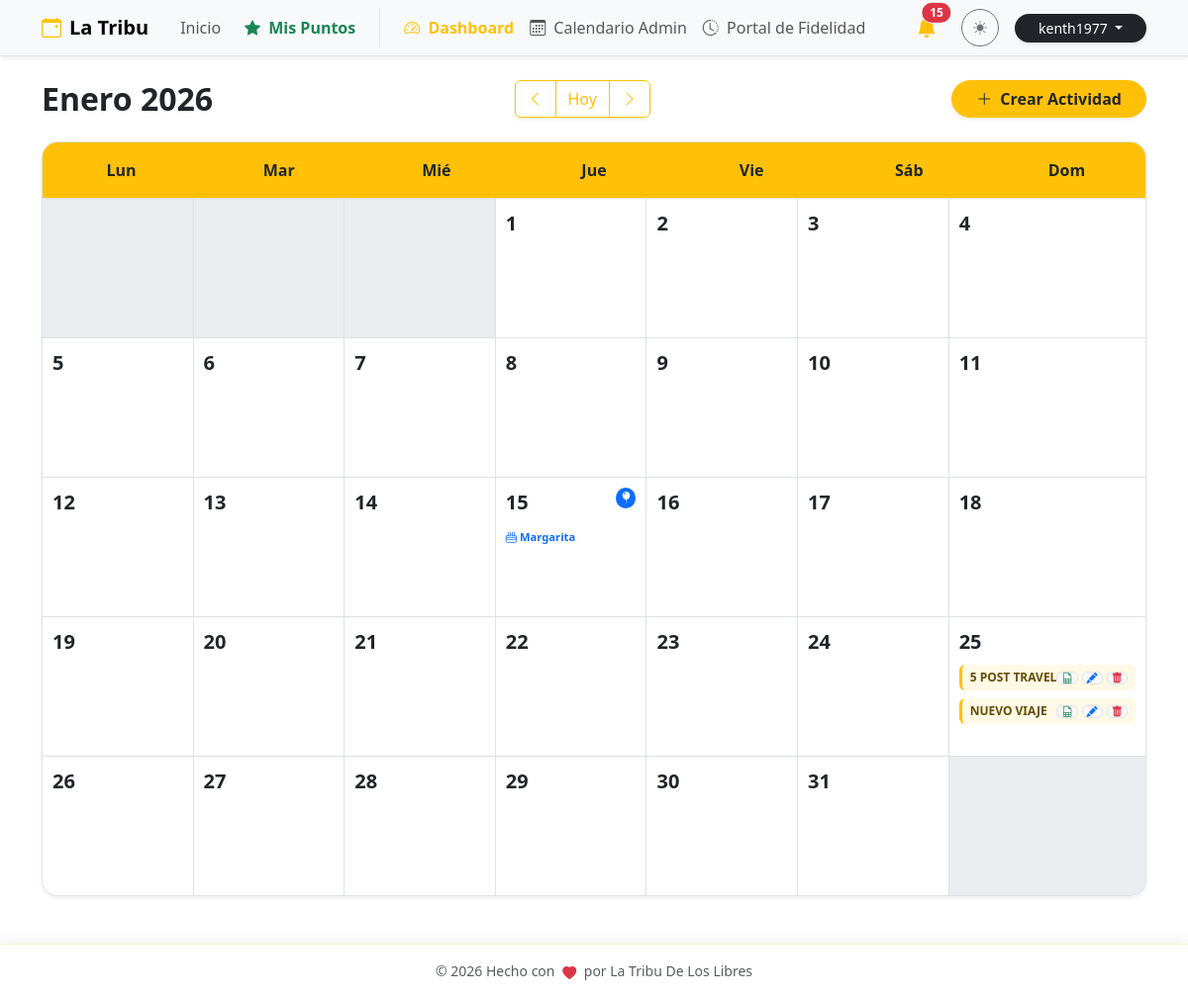
Page /admin/calendar (signed in) on the committed database.
### db.py (models this page shows, shortened)
class User(db.Model, UserMixin):
    __tablename__ = 'user'
    id = db.Column(db.Integer, primary_key=True)
    email = db.Column(db.String(120), unique=True, nullable=False)
    password = db.Column(db.String(200), nullable=False)
    is_superuser = db.Column(db.Boolean, default=False)

class Member(db.Model):
    __tablename__ = 'member'
    id = db.Column(db.Integer, primary_key=True)
    pin = db.Column(db.String(6), unique=True, nullable=False)
    nombre = db.Column(db.String(100), nullable=False)
    apellido1 = db.Column(db.String(100), nullable=False)
    apellido2 = db.Column(db.String(100))
    telefono = db.Column(db.String(20))
    birth_date = db.Column(db.Date)
    puntos_totales = db.Column(db.Integer, default=0)
    debt_pending = db.Column(db.Boolean, default=False)
    ultimo_regalo_bday = db.Column(db.Integer, default=0) # Año del último bono acreditado
    bookings = db.relationship('Booking', backref='member', lazy=True)
    logs = db.relationship('PointLog', backref='member', lazy=True)

class Event(db.Model):
    __tablename__ = 'event'
    id = db.Column(db.Integer, primary_key=True)
    title = db.Column(db.String(100), nullable=False)
    flyer = db.Column(db.String(120)) # Nombre del archivo de imagen física
    currency = db.Column(db.String(5), default='¢')
    price = db.Column(db.Float, nullable=False)
    reservation_fee = db.Column(db.String(50)) # Texto descriptivo ej: "5000 colones"
    points_reward = db.Column(db.Integer, default=10) # Puntos base que otorga el evento
    activity_type = db.Column(db.String(50)) # Caminata, Camping, Taller, etc.
    difficulty = db.Column(db.String(50))
    distance = db.Column(db.String(50))
    duration_days = db.Column(db.Integer, default=1)
    event_date = db.Column(db.Date, nullable=False)
    end_date = db.Column(db.Date) # Para expediciones de varios días
    departure_point = db.Column(db.String(150))
    departure_time = db.Column(db.String(20))
    pickup_point = db.Column(db.String(200))
    capacity = db.Column(db.Integer, default=0)
    description = db.Column(db.Text)
    status = db.Column(db.String(20), default='Activa') # Activa, Suspendido, Se Traslado, Oculto
    moved_date = db.Column(db.Date) # Nueva fecha en caso de reprogramación
    bookings = db.relationship('Booking', backref='event', lazy=True, cascade="all, delete-orphan")

### logistica.py (the view)
@calendar_bp.route('/admin/calendar')
@login_required
def view():
    cr_today_dt = datetime.now(timezone.utc).replace(tzinfo=None) - timedelta(hours=6)
    year = request.args.get('year', cr_today_dt.year, type=int)
    month = request.args.get('month', cr_today_dt.month, type=int)
    if month > 12: month = 1; year += 1
    elif month < 1: month = 12; year -= 1
    cal = calendar.Calendar(firstweekday=0)
    weeks = cal.monthdayscalendar(year, month)
    events = Event.query.all()
    monthly_birthdays = Member.query.filter(extract('month', Member.birth_date) == month).all()
    return render_template('calendar.html',
                           weeks=weeks, year=year, month=month,
                           month_name=MESES_ES[month],
                           events=events,
                           monthly_birthdays=monthly_birthdays)

### app.py (called while the page is built)
@login_manager.user_loader
def load_user(user_id):
    try:
        return db.session.get(User, int(user_id))
    except (TypeError, ValueError, Exception):
        return None

@app.before_request
def force_https():
    if request.headers.get('X-Forwarded-Proto') == 'http':
        url = request.url.replace('http://', 'https://', 1)
        return redirect(url, code=301)

### rutas.py (called while the page is built)
def get_config(key, default_val=""):
    try:
        conf = SystemConfig.query.filter_by(key=key).first()
        return conf.value if conf else default_val
    except:
        return default_val

### templates/calendar.html (shortened to what this page needs)
{% extends "base.html" %}
{% block content %}
<div class="d-flex flex-column flex-md-row justify-content-between align-items-center mb-4 gap-3 animate__animated animate__fadeIn">
    <h2 class="mb-0 fw-bold">{{ month_name }} {{ year }}</h2>
    <div class="btn-group shadow-sm">
        <a href="{{ url_for('calendar_view.view', year=year, month=month-1) }}" class="btn btn-outline-warning">
            <i class="bi bi-chevron-left"></i>
        </a>
        <a href="{{ url_for('calendar_view.view') }}" class="btn btn-outline-warning">Hoy</a>
        <a href="{{ url_for('calendar_view.view', year=year, month=month+1) }}" class="btn btn-outline-warning">
            <i class="bi bi-chevron-right"></i>
        </a>
    </div>
    <button class="btn btn-warning fw-bold shadow-sm text-dark px-4 rounded-pill" data-bs-toggle="modal" data-bs-target="#addEventModal">
        <i class="bi bi-plus-lg me-2"></i>Crear Actividad
    </button>
</div>
<div class="calendar-wrapper shadow-sm rounded-4 overflow-hidden border bg-white">
    <div class="calendar-header-grid bg-warning text-dark py-3 fw-bold border-bottom text-center">
        <div>Lun</div>
        <div>Mar</div>
        <div>Mié</div>
        <div>Jue</div>
        <div>Vie</div>
        <div>Sáb</div>
        <div>Dom</div>
    </div>
    <div class="calendar-days-grid">
        {% for week in weeks %}
            {% for day in week %}
                <div class="calendar-cell {% if day == 0 %}empty bg-light bg-opacity-50{% else %}clickable-cell{% endif %}"
                     {% if day != 0 %}onclick="if(!event.target.closest('.event-actions') && !event.target.closest('.modal')) openAddModal({{ day }})"{% endif %}>
                    {% if day != 0 %}
                        <div class="d-flex justify-content-between align-items-start mb-2">
                            <span class="day-number fw-bold fs-5">{{ day }}</span>
                            {% set day_birthdays = [] %}
                            {% for mb in monthly_birthdays %}
                                {% if mb.birth_date.day == day %}
                                    {% set _ = day_birthdays.append(mb) %}
                                {% endif %}
                            {% endfor %}
                            {% if day_birthdays %}
                                <span class="badge bg-primary rounded-circle p-1" title="Cumpleaños: {{ day_birthdays|length }}">
                                    <i class="bi bi-balloon-fill"></i>
                                </span>
                            {% endif %}
                        </div>
                        <div class="event-stack">
                            {% for event in events %}
                                {% if event.event_date.day == day and event.event_date.month == month and event.event_date.year == year %}
                                    <div class="event-item-wrapper mb-1 position-relative group-hover">
                                        <div class="event-pill d-flex justify-content-between align-items-center {{ 'bg-warning text-dark border-warning' if event.status == 'Se Traslado' else 'bg-warning bg-opacity-10 text-warning-emphasis border-warning' }}"
                                             title="{{ event.title }}">
                                            <div class="text-truncate" style="max-width: 65%;">
                                                {{ event.title }}
                                            </div>
                                            <div class="event-actions d-flex gap-1">
                                                <a href="{{ url_for('main.export_participants', event_id=event.id) }}" class="btn btn-xs btn-light border p-0 px-1" title="Lista CSV" onclick="event.stopPropagation();">
                                                    <i class="bi bi-file-earmark-spreadsheet text-success"></i>
                                                </a>
                                                <button type="button" class="btn btn-xs btn-light border p-0 px-1" data-bs-toggle="modal" data-bs-target="#editEventModal{{ event.id }}" onclick="event.stopPropagation();">
                                                    <i class="bi bi-pencil-fill text-primary"></i>
                                                </button>
                                                <button type="button" class="btn btn-xs btn-light border p-0 px-1" data-bs-toggle="modal" data-bs-target="#deleteEventModal{{ event.id }}" onclick="event.stopPropagation();">
                                                    <i class="bi bi-trash-fill text-danger"></i>
                                                </button>
                                            </div>
                                        </div>
                                    </div>
                                {% endif %}
                            {% endfor %}
                            {% for bday_person in day_birthdays %}
                                <div class="x-small text-primary fw-bold mt-1">
                                    <i class="bi bi-cake2"></i> {{ bday_person.nombre }}
                                </div>
                            {% endfor %}
                        </div>
                    {% endif %}
                </div>
            {% endfor %}
        {% endfor %}
    </div>
</div>
{% endblock %}

### templates/base.html (shortened to what this page needs)
<!DOCTYPE html>
<html lang="es" data-bs-theme="light">
<head>
    <link href="https://cdn.jsdelivr.net/npm/bootstrap@5.3.2/dist/css/bootstrap.min.css" rel="stylesheet">
    <link rel="stylesheet" href="https://cdn.jsdelivr.net/npm/bootstrap-icons@1.11.1/font/bootstrap-icons.css">
    <link rel="stylesheet" href="https://cdnjs.cloudflare.com/ajax/libs/animate.css/4.1.1/animate.min.css"/>
</head>
<body>
    <nav class="navbar navbar-expand-lg bg-body-tertiary border-bottom sticky-top shadow-sm">
        <div class="container">
            <a class="navbar-brand fw-bold" href="{{ url_for('main.home') }}">
                <i class="bi bi-calendar-event me-2 text-warning"></i>La Tribu
            </a>
            <div class="collapse navbar-collapse" id="navbarNav">
                <ul class="navbar-nav me-auto align-items-center">
                    <li class="nav-item">
                        <a class="nav-link px-3" href="{{ url_for('main.home') }}">Inicio</a>
                    </li>
                    <li class="nav-item">
                        <button class="nav-link btn btn-link text-decoration-none fw-bold text-success border-0 bg-transparent" data-bs-toggle="modal" data-bs-target="#pointsModal">
                            <i class="bi bi-star-fill me-1"></i> Mis Puntos
                        </button>
                    </li>
                    {% if current_user.is_authenticated and current_user.is_superuser %}
                    <li class="nav-item ms-lg-3 border-start ps-lg-3">
                        <a class="nav-link fw-bold text-warning" href="{{ url_for('main.dashboard') }}">
                            <i class="bi bi-speedometer2 me-1"></i> Dashboard
                        </a>
                    </li>
                    <li class="nav-item">
                        <a class="nav-link" href="{{ url_for('calendar_view.view') }}">
                            <i class="bi bi-calendar3 me-1"></i> Calendario Admin
                        </a>
                    </li>
                    <li class="nav-item">
                        <a class="nav-link" href="{{ url_for('puntos.historial_global') }}">
                            <i class="bi bi-clock-history me-1"></i> Portal de Fidelidad
                        </a>
                    </li>
                    {% endif %}
                </ul>
                <div class="d-flex align-items-center gap-3 mt-3 mt-lg-0">
                    {% if current_user.is_authenticated and current_user.is_superuser %}
                    <div class="dropdown">
                        <button class="btn btn-link position-relative text-dark p-0 me-2" type="button" data-bs-toggle="dropdown" aria-expanded="false">
                            <i class="bi bi-bell-fill fs-5 text-warning"></i>
                            {% if admin_unread_count > 0 %}
                            <span class="position-absolute top-0 start-100 translate-middle badge rounded-pill bg-danger border border-light animate__animated animate__pulse animate__infinite">
                                {{ admin_unread_count }}
                            </span>
                            {% endif %}
                        </button>
                    </div>
                    {% endif %}
                    <button class="btn btn-sm btn-outline-secondary rounded-circle" id="themeToggler" title="Cambiar tema" style="width: 38px; height: 38px; padding: 0;">
                        <i class="bi bi-sun-fill" id="themeIcon"></i>
                    </button>
                    {% if current_user.is_authenticated %}
                        <div class="dropdown">
                            <button class="btn btn-dark btn-sm rounded-pill px-4 dropdown-toggle shadow-sm border-0" type="button" data-bs-toggle="dropdown">
                                {{ current_user.email.split('@')[0] }}
                            </button>
                        </div>
                    {% else %}
                        <a href="{{ url_for('auth.login') }}" class="btn btn-warning btn-sm text-dark fw-bold rounded-pill px-4 shadow-sm border-0">
                            <i class="bi bi-lock-fill me-1"></i>Admin
                        </a>
                    {% endif %}
                </div>
            </div>
        </div>
    </nav>
    <main class="container py-4">
        {% block content %}{% endblock %}
    </main>
    <footer class="footer-sticky-blur py-3 text-center">
        <div class="container d-flex justify-content-center align-items-center gap-3">
            <span class="text-body-secondary fw-medium small">
                © 2026 Hecho con <i class="bi bi-heart-fill text-danger heart-beat mx-1"></i> por La Tribu De Los Libres
            </span>
        </div>
    </footer>
</body>
</html>

### templates/base.html (style rules this page uses)
.heart-beat { display: inline-block; animation: heartbeat 1.5s infinite; vertical-align: middle; }
.footer-sticky-blur { position: fixed; bottom: 0; width: 100%; z-index: 1030; backdrop-filter: blur(12px); -webkit-backdrop-filter: blur(12px); background-color: rgba(var(--bs-body-bg-rgb), 0.8) !important; border-top: 1px solid rgba(var(--bs-warning-rgb), 0.2); box-shadow: 0 -5px 15px rgba(0, 0, 0, 0.05); }
body { padding-bottom: 80px; min-height: 100vh; display: flex; flex-direction: column; transition: background-color 0.3s ease, color 0.3s ease; }
main { flex: 1; }
.nav-link, .btn { transition: all 0.2s ease-in-out; }

### templates/calendar.html (style rules this page uses)
.calendar-header-grid { display: grid; grid-template-columns: repeat(7, 1fr); text-align: center; background-color: #ffc107; }
.calendar-days-grid { display: grid; grid-template-columns: repeat(7, 1fr); background-color: #dee2e6; gap: 1px; }
.calendar-cell { min-height: 140px; background-color: #fff; padding: 10px; transition: background-color 0.2s ease; }
.day-number { color: #adb5bd; }
.clickable-cell .day-number { color: #212529; }
.event-stack { display: flex; flex-direction: column; gap: 4px; }
.event-pill { font-size: 0.75rem; padding: 4px 8px; border-radius: 6px; border-left: 3px solid #ffc107; white-space: nowrap; overflow: hidden; text-overflow: ellipsis; font-weight: 600; cursor: pointer; }
.btn-xs { padding: 0.1rem 0.3rem; font-size: 0.7rem; line-height: 1; }
.x-small { font-size: 0.7rem; }

### rows in the picture
User: email "kenth1977"
Member: nombre "Margarita"
Event: title "5 POST TRAVEL"
Event: title "NUEVO VIAJE"

### other values in the picture
{{ admin_unread_count }} "15"
{{ month_name }} "Enero"
{{ year }} "2026"
{{ day }} "1" "2" "3" "4" "5" "6" "7" "8" "9" "10" "11" "12" "13" "14" "15" "16" "17" "18" "19" "20" "21" "22" "23" "24" "25" "26" "27" "28" "29" "30" "31"
